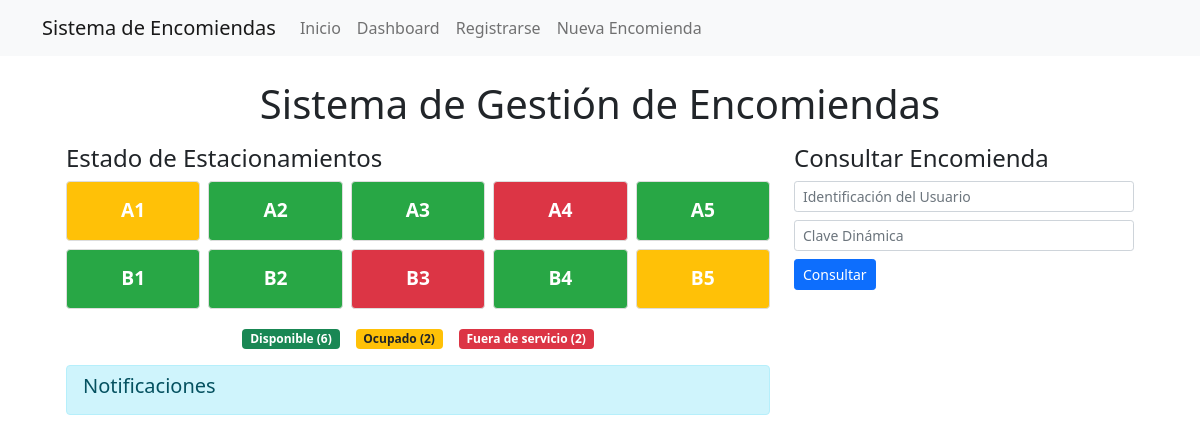
Before: / with the older database file.
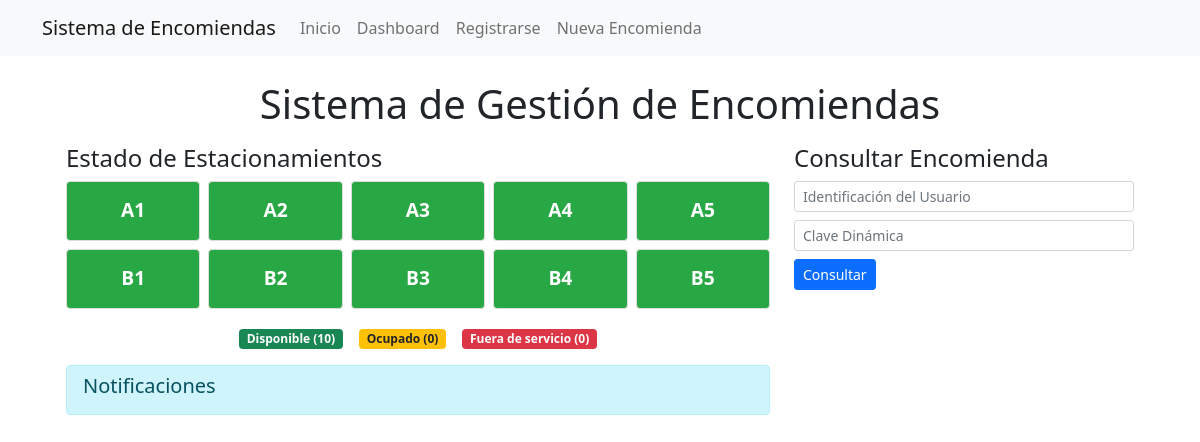
After: the same page with the newer database file.
### tables this page shows
CREATE TABLE garajes (
    id TEXT PRIMARY KEY,
    estado TEXT NOT NULL
);

### app.py (the view)
@app.route('/')
def index():
    conn = get_db_connection()
    estacionamientos = conn.execute('SELECT * FROM garajes').fetchall()
    conn.close()
    return render_template('index.html', estacionamientos=estacionamientos)

### app.py (called while the page is built)
def get_db_connection():
    conn = sqlite3.connect('database.db')
    conn.row_factory = sqlite3.Row
    return conn

### templates/index.html (shortened to what this page needs)
{% extends "base.html" %}
{% block content %}
<div class="container-fluid px-4">
    <h1 class="text-center my-3">Sistema de Gestión de Encomiendas</h1>
    <div class="row">
        <div class="col-md-8">
            <h2 class="h4 mb-2">Estado de Estacionamientos</h2>
            <div id="estacionamientos" class="row row-cols-5 g-2 mb-3">
                {% for estacionamiento in estacionamientos %}
                <div class="col">
                    <div class="estacionamiento {{ estacionamiento.estado }} p-2 text-center text-white">
                        {{ estacionamiento.id }}
                    </div>
                </div>
                {% endfor %}
            </div>
            <div class="d-flex justify-content-center mb-3">
                <div class="me-3">
                    <span class="badge bg-success">Disponible</span>
                </div>
                <div class="me-3">
                    <span class="badge bg-warning text-dark">Ocupado</span>
                </div>
                <div>
                    <span class="badge bg-danger">Fuera de servicio</span>
                </div>
            </div>
            <div id="notificaciones" class="alert alert-info py-2 px-3 mb-3">
                <h4 class="h5 mb-2">Notificaciones</h4>
            </div>
        </div>
        <div class="col-md-4">
            <h3 class="h4 mb-2">Consultar Encomienda</h3>
            <form id="consultaForm" class="mb-3">
                <div class="mb-2">
                    <input type="text" class="form-control form-control-sm" name="identificacion" placeholder="Identificación del Usuario" required>
                </div>
                <div class="mb-2">
                    <input type="text" class="form-control form-control-sm" name="clave_dinamica" placeholder="Clave Dinámica" required>
                </div>
                <button type="submit" class="btn btn-primary btn-sm">Consultar</button>
            </form>
        </div>
    </div>
</div>
{% endblock %}

### templates/base.html (shortened to what this page needs)
<!DOCTYPE html>
<html lang="es">
<head>
    <link href="https://cdn.jsdelivr.net/npm/bootstrap@5.1.3/dist/css/bootstrap.min.css" rel="stylesheet">
    <link rel="stylesheet" href="{{ url_for('static', filename='style.css') }}">
</head>
<body>
    <nav class="navbar navbar-expand-lg navbar-light bg-light">
        <div class="container">
            <a class="navbar-brand" href="{{ url_for('index') }}">Sistema de Encomiendas</a>
            <div class="collapse navbar-collapse" id="navbarNav">
                <ul class="navbar-nav">
                    <li class="nav-item"><a class="nav-link" href="{{ url_for('index') }}">Inicio</a></li>
                    <li class="nav-item"><a class="nav-link" href="{{ url_for('dashboard') }}">Dashboard</a></li>
                    <li class="nav-item"><a class="nav-link" href="{{ url_for('register') }}">Registrarse</a></li>
                    <li class="nav-item"><a class="nav-link" href="{{ url_for('encomienda') }}">Nueva Encomienda</a></li>
                </ul>
            </div>
        </div>
    </nav>
    <div class="container mt-4">
        {% block content %}{% endblock %}
    </div>
</body>
</html>

### static/style.css (style rules this page uses)
.estacionamiento { height: 60px; border-radius: 4px; border: 1px solid #ddd; cursor: pointer; font-size: 1.2em; font-weight: bold; display: flex; align-items: center; justify-content: center; }
.disponible { background-color: #28a745; color: white; }

Changed rows visible on the page:
changed garajes "A1": estado "ocupado" → "disponible" (drawn)
changed garajes "A4": estado "fuera_de_servicio" → "disponible" (drawn)
changed garajes "B3": estado "fuera_de_servicio" → "disponible" (drawn)
changed garajes "B5": estado "ocupado" → "disponible" (drawn)
Other visible differences:
text written by a page script: "Disponible (6)" → "Disponible (10)"
text written by a page script: "Ocupado (2)" → "Ocupado (0)"
text written by a page script: "Fuera de servicio (2)" → "Fuera de servicio (0)"
